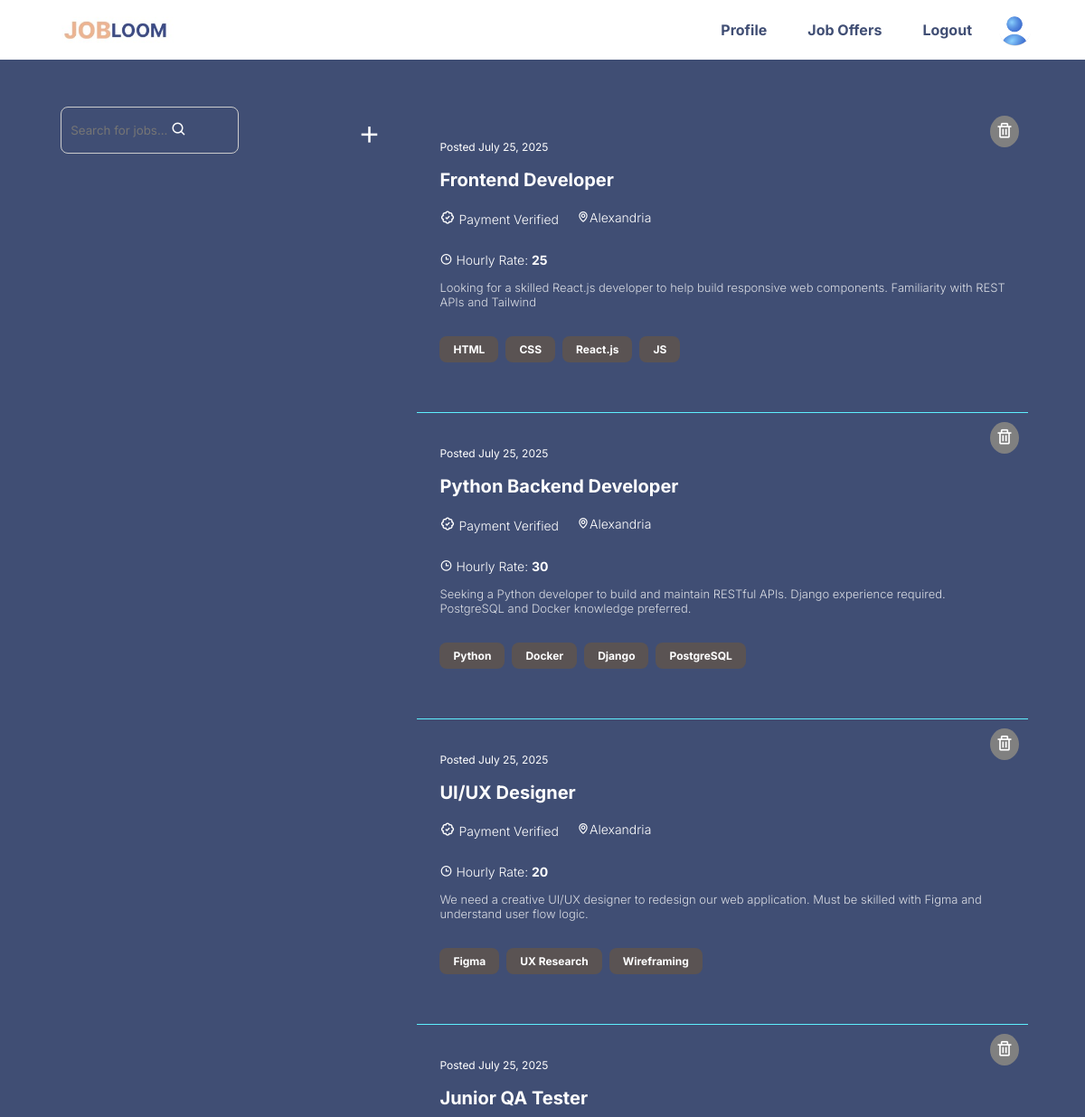
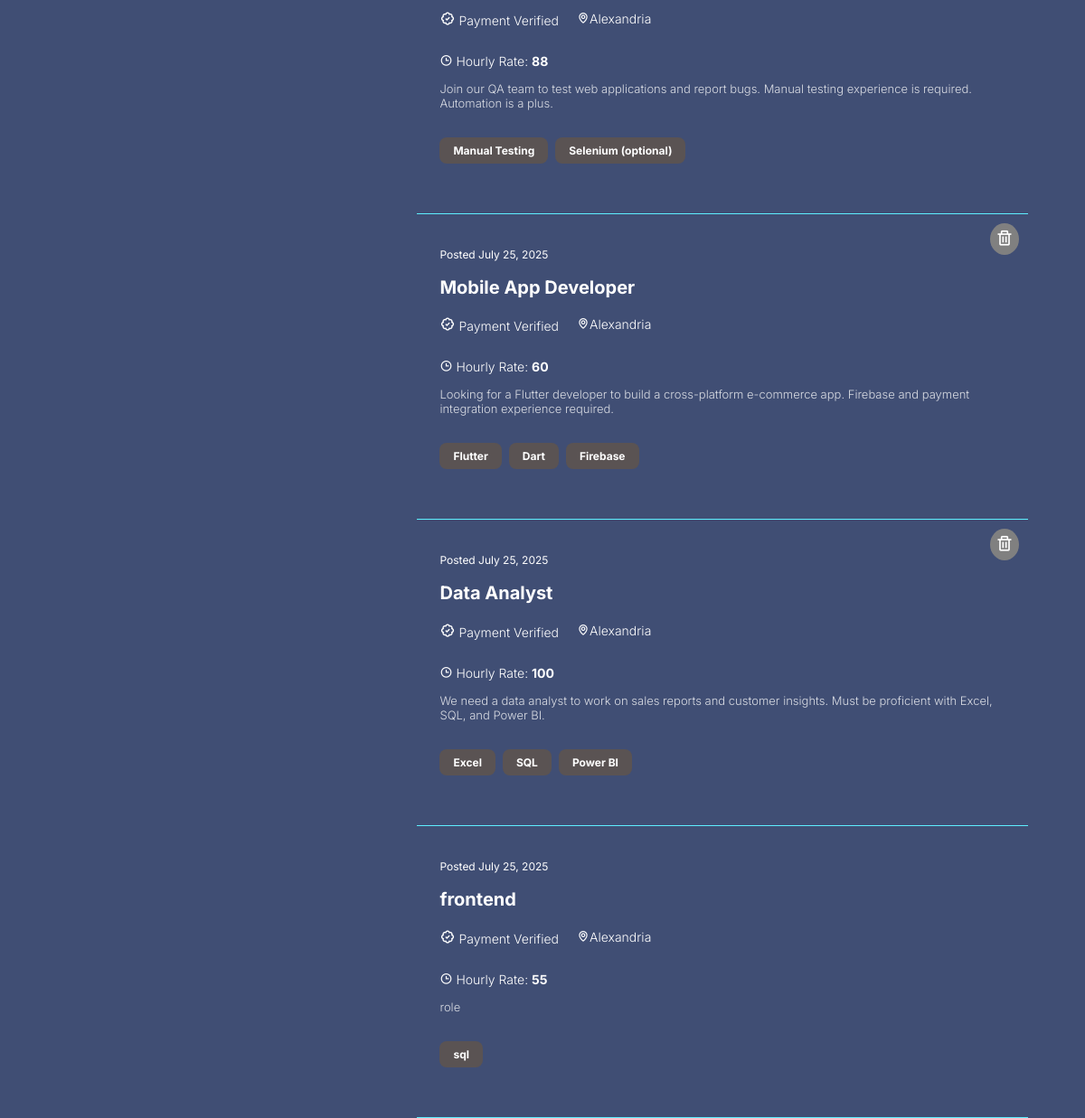
/job/job_offers/ (signed in), run on the app's committed database (2 pictures, top to bottom).
### job/models.py (models this page shows, shortened)
class JobOffer(models.Model):
    exp_choices = [('entry_level','entry_level'),('intermediate','intermediate'),('expert','expert')]
    company = models.ForeignKey(CompanyUser,on_delete=models.CASCADE,default=1)
    title = models.CharField(max_length=200)
    description = models.TextField()
    hourly_rate = models.CharField(max_length=100)
    experience = models.CharField(choices=exp_choices,max_length=20)
    job_skill = models.ManyToManyField(Skill)
    posted_at = models.DateField(auto_now_add=True)

class Skill(models.Model):
    name = models.CharField(max_length=50)

### user/models.py (models this page shows)
class CompanyUser(models.Model):
    account = models.OneToOneField(CustomUser,on_delete=models.CASCADE,related_name='company_account')
    industry = models.CharField(max_length=50)
    location = models.CharField(max_length=50)
    website = models.URLField()
    title = models.CharField(max_length=100,default='Title')
    description = models.TextField(default='Description')
    support_hours = models.CharField(max_length=100,default='Mon - Fri, 9am to 6pm')

### job/views.py (the view)
# urls.py: path('job_offers/',views.GetJobOffers,name='job_offers'),
@login_required(login_url='login')
def GetJobOffers(request):
    data = JobOffer.objects.all()
    if request.user.user_type == 'job_seeker':
        normal_user = NormalUser.objects.get(account = request.user)
        saved_jobs_qs = SavedJobs.objects.filter(user=normal_user)
        user_saved_jobs = [entry.job.id for entry in saved_jobs_qs]
        context = {'data':data,'user': request.user,'user_saved_jobs':user_saved_jobs}
    else:
        context = {'data':data,'user': request.user,'company_user':CompanyUser.objects.get(account=request.user)}
    return render(request,'job_offers.html',context)

### templates/job_offers.html (shortened to what this page needs)
<!DOCTYPE html>
<html lang="en">
<head>
    {% load static %}
  <link rel="stylesheet" href="https://unpkg.com/boxicons@2.1.4/css/boxicons.min.css">
  <link rel="stylesheet" href="{% static 'css/style.css' %}">
  <link rel="stylesheet" href="{% static 'css/job_offers.css' %}">
</head>
<body>
<nav>
  <div class="logo">
    <img src="{% static 'img/img_6.jpg' %}" style="width: 200px;">
  </div>
  <div class="nav_links">
    {% if user.user_type == "company" %}
    <a href="{% url 'company_profile' %}">Profile</a>
    {% endif %}
    <a href="{% url 'job_offers' %}">Job Offers</a>
    <a href="{% url 'logout' %}">Logout</a>
    <div class="nav-icons">
      <img src="{% static 'img/user.png' %}" alt="Profile" class="profile-img">
    </div>
  </div>
</nav>
<section class="main">
  <div class="filter" style="display: flex;  position: relative;">
  <form action="{% url 'search_bar' %}" method="get" style="margin-bottom:30px;position: relative; width: 40%; color: white; ">
  <input
    name="search1"
    type="text"
    placeholder="Search for jobs..."
    style=" width: 100%; padding: 10px 35px 10px 10px; border: 1px solid #ccc; border-radius: 8px; background-color: transparent; color: wheat;"
  >
  <button
    type="submit"
    style="position: absolute; right: 10px; top: 50%; transform: translateY(-50%); background: none; border: none; cursor: pointer; padding: 0; margin: 0;"
  >
    <i class="bx bx-search" style="font-size: 18px; color:white"></i>
  </button>
</form>
{% if user.user_type == "company" %}
  <a href="{% url 'add_job2' %} " id="add-job-btn" style="position: absolute; right: 10px; top: 10px; font-size: 30px; color:white; width: 35px; height: 35px; padding: 3px; display: flex; align-items: center;  text-decoration:none">
  <i class="bx bx-plus"></i>
</a>
  {% endif %}
    <div  class="filters">
    </div>
  </div>
  <div class="jobs">
  {% for i in data %}
    <a href="{% url 'job_details' i.id %}" class="job-link">
      <div class="job_card" id="job-offer-{{i.id}}" style="position: relative; color: white;">
        {% if user.user_type == "company"  %}
        {% if i.company == company_user %}
        <div
             style="position: absolute; top: 10px; right: 10px; background-color: gray; padding: 6px; border-radius: 50%; cursor: pointer;">
          <i class="bx bx-trash" onclick="deleteJobOffer('{{ i.id }}'); event.stopPropagation(); event.preventDefault();" style="color: white; font-size: 20px;"></i>
        </div>
        {% endif %}
        {% endif %}
        <h3 class="posted-time " style=" color: white;">Posted {{i.posted_at}} </h3>
        <div class="job-header">
          <h1 class="job-title" >{{ i.title }}</h1>
        </div>
        <div class="info">
          <div class="client-details">
            <p style=" color: white;"><i class="bx bx-badge-check" style=" color: white;"></i> Payment Verified</p>
            <p style=" color: white;"><i class="bx bx-map" style=" color: white;"></i>{{i.company.location}}</p>
          </div>
          <div class="payment">
            <p style=" color: white;"><i class="bx bx-time"style=" color: white;" ></i> Hourly Rate: <strong>{{ i.hourly_rate }}</strong></p>
          </div>
          <p class="description">{{ i.description }}</p>
          <div class="key_words" style="display: flex; flex-direction: row; gap: 8px;">
            {% for j in i.job_skill.all %}
              <span class="keyword">{{ j.name }}</span>
            {% endfor %}
          </div>
        </div>
      </div>
    </a>
  {% endfor %}
</div>
</section>
</body>
</html>

### mysite/static/css/style.css (style rules this page uses)
html { box-sizing: border-box; padding: 0; margin:0; scroll-behavior: smooth; }
body { background:#404E74; }
nav { z-index: 10; display: flex; align-items: center; justify-content: space-between; gap: 20px; position: fixed; width: 100%; top: 0; right: 0; font-weight: bold; background-color:white; }
.logo img { width: 60%; padding-left :40px; }
.nav_links { display: flex; flex-direction: row; gap: 15px; width: auto; margin-right: 5%; }
.nav_links a { text-decoration: none; color: #404E74; font-weight: bold; font-size: 16px; padding: 10px 15px; border-radius: 10px; font-family: Inter, serif; transition: background 0.3s ease-in-out, transform 0.2s; }
input { outline: none; border: none; border-radius: 10px; width: 90%; height: 30px; padding: 5px; font-family: inter, serif; background-color:rgba(255,255,255,0.6); ; }
a { cursor: pointer; }

### mysite/static/css/job_offers.css (style rules this page uses)
.main { display: flex; flex-direction: row; align-items: center; width:100%; height:75vh; margin-top: 10%; gap:20px; }
.profile-img { width: 35px; height: 35px; border-radius: 50%; object-fit: cover; cursor: pointer; }
.nav-icons { display: flex; align-items: center; justify-content: space-between; gap:20px; }
.filter { z-index: 1; width: 35%; height:100%; display: flex; flex-direction: column; margin-left: 5%; }
.filters { margin-left: 2%; }
.jobs { position: relative; width: 65%; height:100%; display: flex; flex-direction: column; margin-right:3%; }
.job-link { text-decoration: none; }
.job_card { color: #5EEFFF; border-top: none; border-bottom: 1px solid #5EEFFF; border-left: none; border-right: none; padding: 25px; width:90%; }
.posted-time { font-size: 12px; color:white; font-family: Inter, serif; font-weight: 400; }
.job-title { font-size: 20px; font-weight: bold; margin-top: 5px; color:white; font-family: Inter, serif; width:90%; }
.client-details { display: flex; flex-direction: row; gap:20px; margin-top: -10px; }
.client-details p, .payment p, .proposals { font-size: 14px; align-items: center; gap: 5px; font-family: Inter, serif; color:white; font-weight: 300; }
.bx-badge-check { color:green ; font-size: 17px; }
.payment i, .proposals i { color: white; }
.job-header { display: flex; flex-direction:row; justify-content: space-between; align-items: start; }
.description { margin-top: 10px; font-size: 13px; opacity: 0.8; font-family: Inter, serif; font-weight: 300; color:white; margin-bottom: 30px; }
.key_words { margin-top: 10px; }
.key_words { display: flex; flex-direction: row; gap:15px; margin-bottom: 30px; }
.keyword { background: #5A5353; color: white; padding: 7px 15px; border-radius: 8px; font-size: 12px; font-family: Inter, serif; font-weight: bold; }

### data on the page
JobOffer: posted_at "July 25, 2025", title "Frontend Developer", company.location "Alexandria", hourly_rate "25", description "Looking for a skilled React.js developer to help build responsive web components. Familiarity with REST APIs and Tailwind"
Skill: name "HTML"
Skill: name "CSS"
Skill: name "React.js"
Skill: name "JS"
JobOffer: posted_at "July 25, 2025", title "Python Backend Developer", company.location "Alexandria", hourly_rate "30", description "Seeking a Python developer to build and maintain RESTful APIs. Django experience required. PostgreSQL and Docker knowledge preferred."
Skill: name "Python"
Skill: name "Docker"
Skill: name "Django"
Skill: name "PostgreSQL"
JobOffer: posted_at "July 25, 2025", title "UI/UX Designer", company.location "Alexandria", hourly_rate "20", description "We need a creative UI/UX designer to redesign our web application. Must be skilled with Figma and understand user flow logic."
Skill: name "Figma"
Skill: name "UX Research"
Skill: name "Wireframing"
JobOffer: posted_at "July 25, 2025", title "Junior QA Tester", company.location "Alexandria", hourly_rate "88", description "Join our QA team to test web applications and report bugs. Manual testing experience is required. Automation is a plus."
Skill: name "Manual Testing"
Skill: name "Selenium (optional)"
JobOffer: posted_at "July 25, 2025", title "Mobile App Developer", company.location "Alexandria", hourly_rate "60", description "Looking for a Flutter developer to build a cross-platform e-commerce app. Firebase and payment integration experience required."
Skill: name "Flutter"
Skill: name "Dart"
Skill: name "Firebase"
JobOffer: posted_at "July 25, 2025", title "Data Analyst", company.location "Alexandria", hourly_rate "100", description "We need a data analyst to work on sales reports and customer insights. Must be proficient with Excel, SQL, and Power BI."
Skill: name "Excel"
Skill: name "SQL"
Skill: name "Power BI"
JobOffer: posted_at "July 25, 2025", title "frontend", company.location "Alexandria", hourly_rate "55", description "role"
Skill: name "sql"
